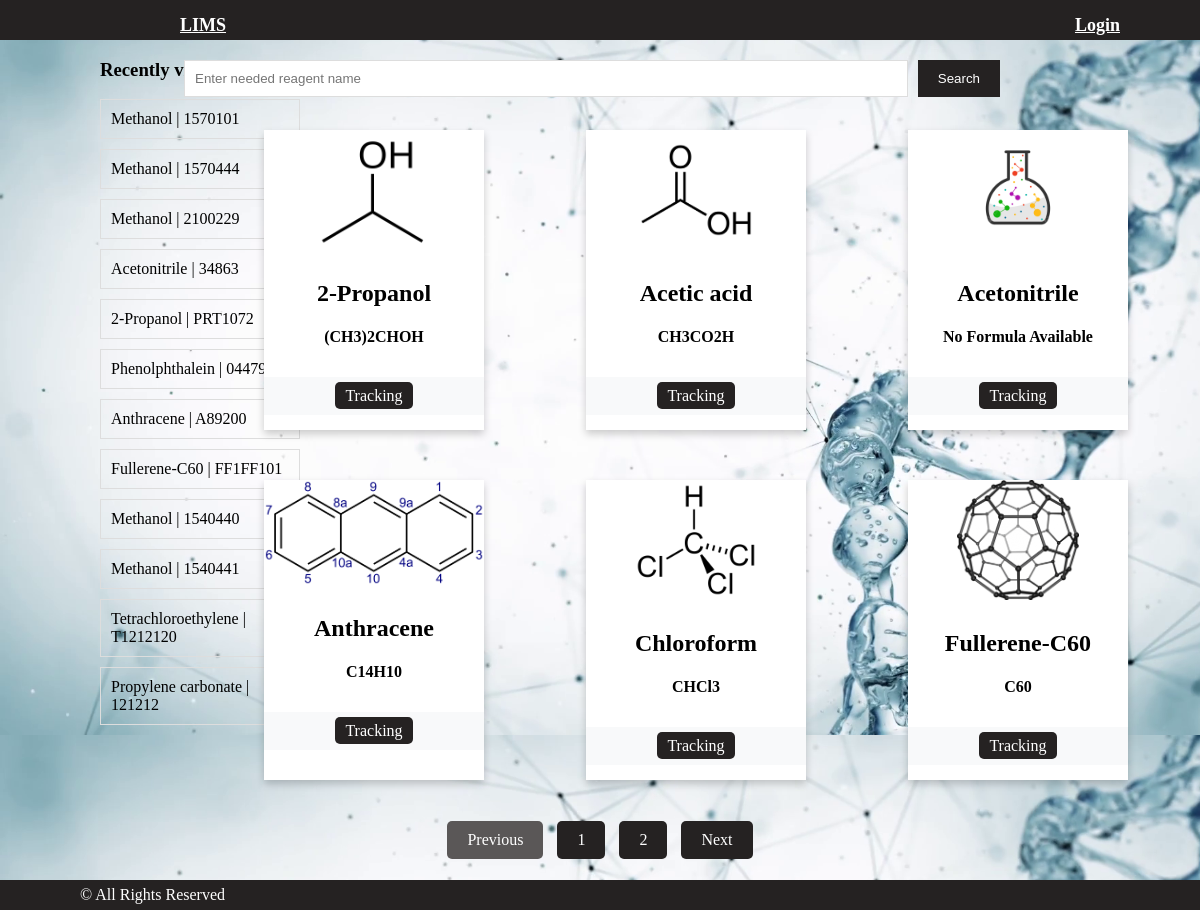
/main/, run on the app's committed database.
### main/models.py (models this page shows, shortened)
class Batch(models.Model):
    batch_number = models.CharField(blank=False, max_length=10)
    reagent = models.ForeignKey('Reagent', on_delete=models.CASCADE)
    quantity = models.DecimalField(max_digits=10, decimal_places=2)
    units = models.CharField(max_length=10)

class Reagent(models.Model):
    name = models.CharField(blank=False, max_length=50)
    synonyms = models.CharField(blank=True, max_length=100)
    formula = models.CharField(blank=True, max_length=50)
    CAS = models.CharField(max_length=15)
    molecular_weight = models.DecimalField(max_digits=10, decimal_places=2)
    image = models.ImageField(blank=True, upload_to='uploads')
    def __str__(self):
        return self.name

### main/views.py (the view)
# urls.py: path('main/', main, name='main'),
def main(request, page=1):
    query = request.GET.get('q')
    if query:
        samples = Reagent.objects.filter(name__icontains=query)
        if samples.exists():
            sample = samples.first()
            context = {
                'title': 'LIMS - Inventory Management',
                'samples': [sample],
                'batcn_nums': Batch.objects.all(),
            }
            return render(request, 'main/main.html', context)
        else:
            context = {
                'title': 'LIMS - Inventory Management',
                'samples': [],
                'batcn_nums': Batch.objects.all(),
                'message': "Sorry, there are no matches for your search",
            }
            return render(request, 'main/main.html', context)
    else:
        samples = Reagent.objects.all().order_by('name')
        context = {
            'title': 'LIMS - Inventory Management',
            'samples': samples,
            'batcn_nums': Batch.objects.all(),
        }
        paginator = Paginator(samples, 6)
        samples_paginator = paginator.page(page)
        context.update({'samples':samples_paginator})
        return render(request, 'main/main.html', context)

### main/templates/main/main.html (shortened to what this page needs)
<!DOCTYPE html>
{% extends 'main/base.html' %}
{% load static %}
{% block css %}
    <link href="{% static 'css/main.css' %}" rel="stylesheet">
{% endblock %}
{% block content %}
    <div class="container-main">
        <div class="row">
            <div class="context-extrnl">
                <h3 class="my-4">Recently viewed</h3>
                <div class="list-group">
                    {% for batcn_num in batcn_nums %}
                        <a href="#" class="list-group-item"> {{ batcn_num.reagent }} | {{ batcn_num.batch_number }}</a>
                    {% endfor %}
                </div>
            </div>
            <form action="{% url 'main' %}" method="GET">
                <input type="text" name="q" placeholder="Enter needed reagent name">
                <button type="submit">Search</button>
            </form>
                <div class="context-1">
                    <div class="row">
                        {% if samples %}
                        {% for sample in samples %}
                            <div class="card-main">
                                <div class="card">
                                    {% if sample.image %}
                                    <img class="card-img" src="{{ sample.image.url }}" alt="">
                                    {% else %}
                                    <img class="card-img" src="/static/img/default_image.png" alt="">
                                    {% endif %}
                                    <div class="card-body">
                                        <h3 class="card-title"><h2>{{ sample.name }}</h2>
                                        <h4>{% if sample.formula %}
                                            {{ sample.formula }}
                                            {% else %}
                                            No Formula Available
                                            {% endif %}</h4>
                                    </div>
                                    <div class="card_footer">
                                        <a class="btn-success" href="{% url 'tracking' reagent_id=sample.id %}">Tracking</a>
                                    </div>
                                </div>
                            </div>
                        {% endfor %}
                    {% endif %}
                </div>
            </div>
        </div>
    </div>
    <nav aria-label="Page-navigation">
        <ul class="pagination">
            <li class="page-item {% if not samples.has_previous %} disabled {% endif %}">
                <a class="page-link"
                href="{% if samples.has_previous %} {% url 'page' samples.previous_page_number %} {% else %} # {% endif %}"
                tabindex="-1" aria-disabled="{% if not samples.has_previous %}true{% endif %}">
                    Previous
                </a>
            </li>
            {% for page in samples.paginator.page_range %}
                <li class="page-item">
                    <a class="page-link" href="{% url 'page' page %}">
                        {{ page }}
                    </a>
                </li>
            {% endfor %}
            <li class="page-item {% if not samples.has_next %} disabled {% endif %}">
                <a class="page-link"
                href="{% if samples.has_next %} {% url 'page' samples.next_page_number %} {% else %} # {% endif %}"
                aria-disabled="{% if not samples.has_next %}true{% endif %}">
                    Next
                </a>
            </li>
        </ul>
    </nav>
{% endblock %}

### main/templates/main/base.html (shortened to what this page needs)
<!DOCTYPE html>
{% load static %}
<html lang="en">
<head>
    <link href="{% static 'css/base.css' %}" rel="stylesheet">
    {% block css %}
    {% endblock %}
</head>
<body>
<nav class="navbar_main">
    <div class="container">
        <a class="navbar-brand" href="{% url 'index' %}">LIMS</a>
        <div class="navbar-collapse" id="navbarResponsive">
            <ul class="navbar-auth">
                {% if user.is_authenticated %}
                    <li class="nav-item">
                        <a class="nav-link">{{ user.username }}<i class="fas fa-user-circle"></i></a>
                    </li>
                    <li class="nav-item">
                        <a class="nav-link" href="{% url 'logout' %}">Logout</a>
                    </li>
                {% else %}
                    <li class="nav-item">
                        <a class="nav-link" href="{% url 'login' %}">Login </a>
                    </li>
                {% endif %}
            </ul>
        </div>
    </div>
</nav>
{% block content %}
{% endblock %}
<footer class="footer">
    <div class="container">
        <p class="footer-text">&copy; All Rights Reserved </p>
    </div>
</footer>
</body>
</html>

### static/css/base.css (style rules this page uses)
.navbar_main { background-color: rgb(37, 34, 34); height: 40px; }
.container { display: flex; justify-content: space-between; align-items: center; padding: 10px 80px; height: 30px; }
.navbar-brand { color: white; font-size: 18px; font-weight: bold; padding-left: 100px; }
.navbar-collapse { display: flex; align-items: center; }
.navbar-auth { list-style-type: none; padding: 0; display: flex; }
.nav-item { margin-left: 100px; }
.nav-link { color: white; font-size: 18px; font-weight: bold; margin-top: 20px; }
.footer { text-align: center; background-color: rgb(37, 34, 34); position: fixed; bottom: 0; height: 30px; display: flex; justify-content: space-between; align-items: center; width: 100%; }
.footer-text { color: white; text-align: center; display: inline-block; }

### static/css/main.css (style rules this page uses)
body { margin: 0; padding: 0; background-image: url(/static/img/wallpaper_tracking.png); background-size:cover; }
.container-main { display: flex; flex-direction: column; align-items: flex-start; padding-left: 100px; }
.row { display: flex; flex-direction: row; align-items: flex-start; }
.context-extrnl { float: left; width: 200px; margin-right: 20px; }
.list-group a { display: block; color: #000; padding: 10px; text-decoration: none; border: 1px solid #ddd; margin-bottom: 10px; }
form { position: absolute; top: 60px; right: 0; display: flex; margin-bottom: 20px; margin-right: 200px; width: 68%; }
form input[type="text"] { flex-grow: 1; border: 1px solid #ddd; padding: 10px; margin-right: 10px; }
form button { padding: 10px 20px; border: none; background-color: rgb(37, 34, 34); color: #fff; cursor: pointer; }
.context-1 { position: absolute; right: 0; top: 130px; display: flex; flex-wrap: wrap; justify-content: flex-start; width: 78%; margin-left: 240px; padding-bottom: 100px; }
.context-1 .row { display: flex; flex-wrap: wrap; justify-content: flex-start; gap: 20px 30px; width: 1060px; }
.card-main { width: calc((100% / 3) - 20px); margin-bottom: 30px; }
.card { width: 220px; height: 300px; box-shadow: 0 4px 8px 0 rgba(0, 0, 0, 0.2); transition: 0.3s; background: #fff; }
.card-img { width: auto; height: auto; max-width: 100%; max-height: 40%; display: block; margin: auto; }
.card-body { padding: 10px; text-align: center; }
.card-title { font-size: 16px; margin-bottom: 10px; }
.card_footer { padding: 10px; background-color: #f8f9fa; text-align: center; }
.card_footer a { color: #fff; background-color: rgb(37, 34, 34); padding: 5px 10px; text-decoration: none; border-radius: 5px; }
nav[aria-label="Page-navigation"] { position: fixed; bottom: 15px; width: 100%; text-align: center; margin-top: 20px; }
.pagination { display: inline-block; list-style: none; padding: 0; padding-bottom: 20px; }
.page-item { display: inline; margin: 0 5px; }
.page-link { display: inline-block; padding: 10px 20px; color: #fff; background-color: rgb(37, 34, 34); border-radius: 5px; text-decoration: none; transition: background-color 0.3s; }
.page-item.disabled .page-link { pointer-events: none; color: #fff; background-color: rgb(90, 87, 87); }

### data on the page
Batch: reagent "Methanol", batch_number "1570101"
Batch: reagent "Methanol", batch_number "1570444"
Batch: reagent "Methanol", batch_number "2100229"
Batch: reagent "Acetonitrile", batch_number "34863"
Batch: reagent "2-Propanol", batch_number "PRT1072"
Batch: reagent "Phenolphthalein", batch_number "04479"
Batch: reagent "Anthracene", batch_number "A89200"
Batch: reagent "Fullerene-C60", batch_number "FF1FF101"
Batch: reagent "Methanol", batch_number "1540440"
Batch: reagent "Methanol", batch_number "1540441"
Batch: reagent "Tetrachloroethylene", batch_number "T1212120"
Batch: reagent "Propylene carbonate", batch_number "121212"
Reagent: image (picture), name "2-Propanol", formula "(CH3)2CHOH"
Reagent: image (picture), name "Acetic acid", formula "CH3CO2H"
Reagent: name "Acetonitrile", formula "No Formula Available"
Reagent: image (picture), name "Anthracene", formula "C14H10"
Reagent: image (picture), name "Chloroform", formula "CHCl3"
Reagent: image (picture), name "Fullerene-C60", formula "C60"

### other printed values
{{ page }} "1" "2"
